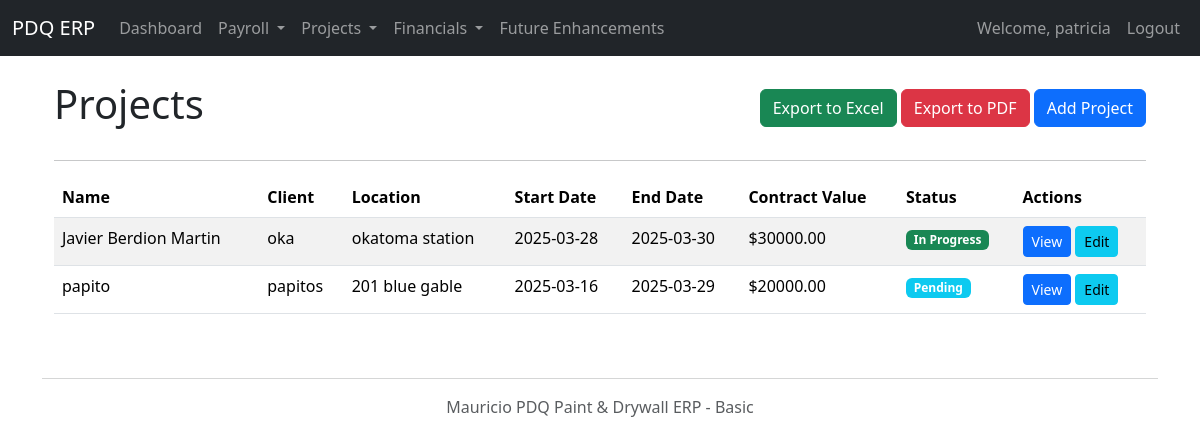
The page /projects (signed in) on the database its author committed.
### models.py (models this page shows, shortened)
class Project(db.Model):
    id = db.Column(db.Integer, primary_key=True)
    name = db.Column(db.String(150), nullable=False)
    project_id_str = db.Column(db.String(50), unique=True)
    client_name = db.Column(db.String(100))
    location = db.Column(db.String(200))
    start_date = db.Column(db.Date)
    end_date = db.Column(db.Date)
    contract_value = db.Column(db.Float)
    description = db.Column(db.Text)
    status = db.Column(db.Enum(ProjectStatus), default=ProjectStatus.PENDING, nullable=False)

### app.py (the view)
@app.route('/projects')
@login_required
def projects():
    all_projects = Project.query.order_by(Project.start_date.desc()).all()
    return render_template('projects.html', projects=all_projects)

### app.py (called while the page is built)
def login_required(f):
    @wraps(f)
    def decorated_function(*args, **kwargs):
        if 'user_id' not in session:
            flash('Please log in to access this page.', 'danger')
            return redirect(url_for('login'))
        return f(*args, **kwargs)
    return decorated_function

### templates/projects.html (shortened to what this page needs)
{% extends "layout.html" %}
{% block content %}
<div class="container mt-4">
    <div class="d-flex justify-content-between align-items-center mb-4">
        <h1>Projects</h1>
        <div>
            <a href="{{ url_for('export_data', data_type='projects', format='excel') }}" class="btn btn-success">
                 Export to Excel
            </a>
            <a href="{{ url_for('export_data', data_type='projects', format='pdf') }}" class="btn btn-danger">
                 Export to PDF
            </a>
            <a href="{{ url_for('add_project') }}" class="btn btn-primary">
                 Add Project
            </a>
        </div>
    </div>
    <hr>
    {% if projects %}
    <div class="table-responsive">
        <table class="table table-striped table-hover">
            <thead>
                <tr>
                    <th>Name</th>
                    <th>Client</th>
                    <th>Location</th>
                    <th>Start Date</th>
                    <th>End Date</th>
                    <th>Contract Value</th>
                    <th>Status</th>
                    <th>Actions</th>
                </tr>
            </thead>
            <tbody>
                {% for project in projects %}
                <tr>
                    <td>{{ project.name }}</td>
                    <td>{{ project.client_name }}</td>
                    <td>{{ project.location }}</td>
                    <td>{{ project.start_date.strftime('%Y-%m-%d') if project.start_date else "Not set" }}</td>
                    <td>{{ project.end_date.strftime('%Y-%m-%d') if project.end_date else "Not set" }}</td>
                    <td>{{ "$%.2f"|format(project.contract_value) if project.contract_value else "Not set" }}</td>
                    <td>
                        <span class="badge bg-{{ 'info' if project.status.name == 'PENDING' else 'success' if project.status.name == 'IN_PROGRESS' else 'primary' if project.status.name == 'COMPLETED' else 'warning' if project.status.name == 'INVOICED' else 'dark' if project.status.name == 'PAID' else 'secondary' }}">
                            {{ project.status.value }}
                        </span>
                    </td>
                    <td>
                        <a href="{{ url_for('project_detail', id=project.id) }}" class="btn btn-sm btn-primary">View</a>
                        <a href="{{ url_for('edit_project', id=project.id) }}" class="btn btn-sm btn-info">Edit</a>
                    </td>
                </tr>
                {% endfor %}
            </tbody>
        </table>
    </div>
    {% else %}
    <div class="alert alert-info">
        No projects found. <a href="{{ url_for('add_project') }}" class="alert-link">Add your first project</a>.
    </div>
    {% endif %}
</div>
{% endblock %}

### rows shown on the page
Project: name "Javier Berdion Martin", client_name "oka", location "okatoma station", start_date "2025-03-28", end_date "2025-03-30", contract_value "$30000.00", status.value "In Progress"
Project: name "papito", client_name "papitos", location "201 blue gable", start_date "2025-03-16", end_date "2025-03-29", contract_value "$20000.00", status.value "Pending"

### other values the page prints
{{ session.get('username') }} "patricia"
